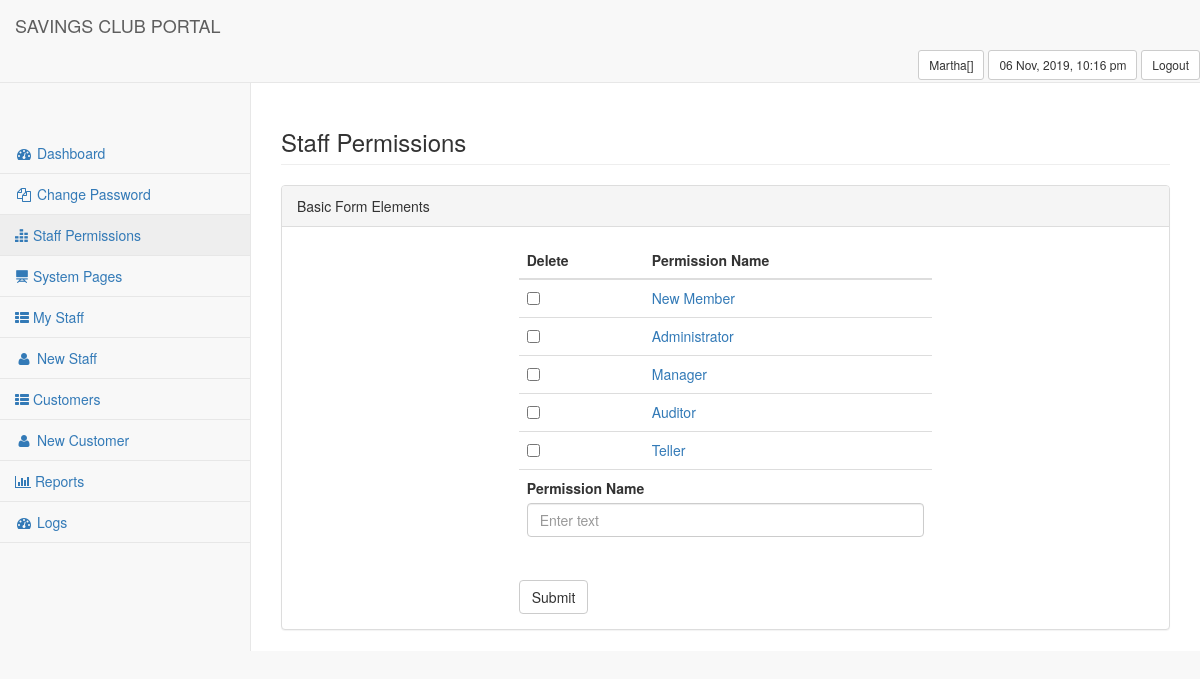
Page /portal/index.php?page=1.4 (signed in) on the committed database.
### tables this page shows
CREATE TABLE IF NOT EXISTS `uc_permissions` (
  `id` int(11) NOT NULL AUTO_INCREMENT,
  `name` varchar(150) NOT NULL,
  PRIMARY KEY (`id`)
);

### portal/models/class.staff.php (called while the page is built, shortened)
  <?php
  class STAFF
  {
  public function checkPermission($permission, $user_id)
  {
      global $mysqli;
      $stmt = $mysqli->prepare("SELECT id
        FROM uc_user_permission_matches
        WHERE user_id = ?
        AND permission_id = ?
        LIMIT 1
        ");
      $access = 0;
      foreach($permission as $check){
        if ($access == 0){
          $stmt->bind_param("ii", $user_id, $check);
          $stmt->execute();
          $stmt->store_result();
          if ($stmt->num_rows > 0){
            $access = 1;
          }
        }
      }
      if ($access == 1)
      {
        return true;
      }
      else
      {
        return false;
      }
  }
}
  ?>

### portal/admin_permissions.php (the view, shortened to what this page needs)
<?php
if (!securePage($_SERVER['PHP_SELF'])){die();}
$permissionData = fetchAllPermissions();
echo "
            <div class='row'>
                <div class='col-lg-12'>
                    <h3 class='page-header'>Staff Permissions</h3>
                </div>
            </div>
            <div class='row'>
                <div class='col-lg-12'>
                    <div class='panel panel-default'>
                        <div class='panel-heading'>
                            Basic Form Elements
                        </div>
                        <div class='panel-body'>
                            <div class='row'>
                                <div class='col-lg-6 col-lg-offset-3'>
                                    <form role='form' action='#' method='post'>
                                        <div class='table-responsive'>
                                            <table class='table'>
                                                <thead>
                                                    <tr>
                                                        <th>Delete</th>
                                                        <th>Permission Name</th>
                                                    </tr>
                                                </thead>
                                                <tbody>";
                                                    foreach ($permissionData as $v1) {
                                                      echo "
                                                      <tr>
                                                        <td>
                                                          <div>
                                                            <input type='checkbox' name='delete[".$v1['id']."]' id='delete[".$v1['id']."]' value='".$v1['id']."'>
                                                          </div>
                                                        </td>
                                                        <td><a href='index.php?page=1.3&id=".$v1['id']."'>".$v1['name']."</a></td>
                                                      </tr>
                                                      ";
                                                    }
                                                    if ($staff->checkPermission(array(2), $_SESSION['id'])){
                                                        echo "
                                                        <tr>
                                                            <td colspan='2'>
                                                                <div class='form-group'>
                                                                    <label>Permission Name</label>
                                                                    <input class='form-control' name='newPermission' placeholder='Enter text'>
                                                                </div>
                                                            </td>
                                                        </tr>";
                                                    }
                                                    echo "
                                                </tbody>
                                            </table>
                                        </div>";
                                        if ($staff->checkPermission(array(2), $_SESSION['id'])){
                                            echo "
                                            <button type='submit' class='btn btn-default'>Submit</button>";
                                        }
                                        echo"
                                    </form>
                                </div>
                            </div>
                        </div>
                    </div>
                </div>
            </div>
        </div>
    </div>
    ";

### rows in the picture
uc_permissions: name "New Member"
uc_permissions: name "Administrator"
uc_permissions: name "Manager"
uc_permissions: name "Auditor"
uc_permissions: name "Teller"

### other values in the picture
$_SESSION['display_name'] "Martha"
